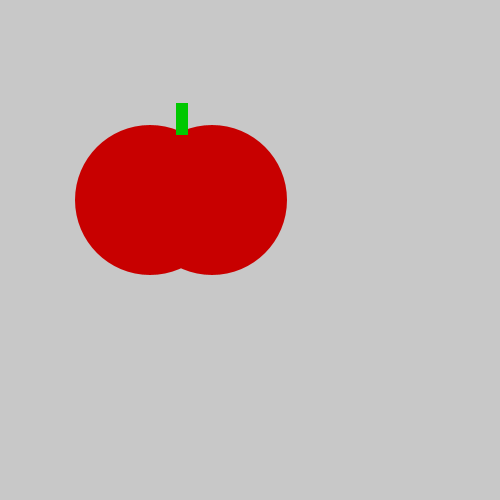
Frame 1 (no input)
Frame 60 (the mouse pressed at the canvas centre just before this capture): identical to frame 1, image omitted
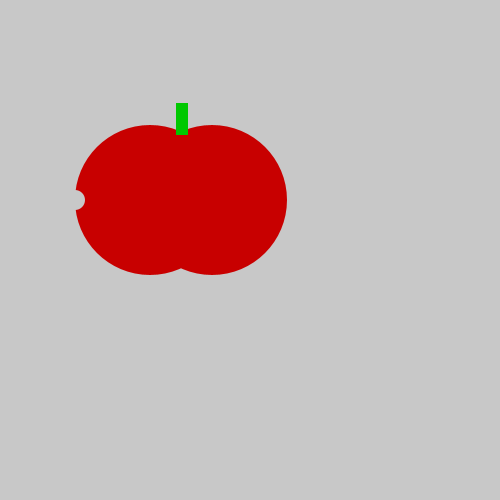
Frame 120 (the mouse held since frame 60 and released just before this capture)

The Processing sketch that drew these frames (run headless with seeded random() and noise(); from frame 60 on, the mouse is pressed at the canvas centre):

// Processing sketch: tasty_Tomatoe
// ── tasty_Tomatoe.pde
void setup() {
  size(500,500);
}
void draw() {
  background(200,200,200);
  noStroke();
  fill(200,0,0);
  ellipse(150,200,150,150);
  if(mousePressed){
  fill(200,200,200);
  ellipse(75,200,20,20);
  }
  fill(200,0,0);
  ellipse(212,200,150,150);
  fill(0,200,0);
  rect(176,103,12,32);
}
